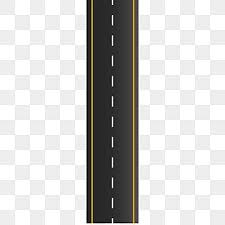
#> input picture Python/road.jpg, 225 x 225 px
$ python Edge_detectionfiltering.py   (older library calls are emulated)
#> lines starting #> are read from the running program, lines starting #| are printed output that depends on the picture
import cv2 # image
import numpy as np # array
import matplotlib.pyplot as plt # visualization

def display_image(title, image):#
    """Utility function to display an image."""
    plt.figure(figsize=(8, 8))
    if len(image.shape) == 2:  # Grayscale image
        plt.imshow(image, cmap='gray')
    else:  # Color image
        plt.imshow(cv2.cvtColor(image, cv2.COLOR_BGR2RGB))
    plt.title(title)
    plt.axis('off')
    plt.show()

def interactive_edge_detection(image_path):
    """Interactive activity for edge detection and filtering."""
#> called with image_path = 'road.jpg'
    image = cv2.imread(image_path)
#> image is the input picture: shape (225, 225, 3); mean B, G, R 200.8, 202.4, 203
    if image is None:
        print("Error: Image not found!")
        return

    # Convert to grayscale
    gray_image = cv2.cvtColor(image, cv2.COLOR_BGR2GRAY)
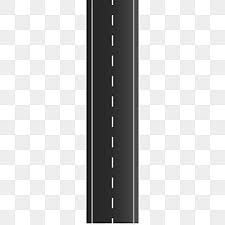
#> gray_image: shape (225, 225); min 0, max 255, mean 202.4
    display_image("Original Grayscale Image", gray_image)

    print("Select an option:")
    print("1. Sobel Edge Detection")
    print("2. Canny Edge Detection")
    print("3. Laplacian Edge Detection")
    print("4. Gaussian Smoothing")
    print("5. Median Filtering")
    print("6. Exit")

    while True:
        choice = input("Enter your choice (1–6): ")

        if choice == "1":
            # Sobel Edge Detection
            sobelX = cv2.Sobel(gray_image, cv2.CV_64F, 1, 0, ksize=3)
            sobelY = cv2.Sobel(gray_image, cv2.CV_64F, 0, 1, ksize=3)
            combined_sobel = cv2.bitwise_or(sobelX.astype(np.uint8), sobelY.astype(np.uint8))
            display_image("Sobel Edge Detection", combined_sobel)

        elif choice == "2":
            # Canny Edge Detection
            print("Adjust thresholds for Canny (default: 100 and 200)")
            lower_thresh = int(input("Enter lower threshold: "))
            upper_thresh = int(input("Enter upper threshold: "))
            edges = cv2.Canny(gray_image, lower_thresh, upper_thresh)
            display_image("Canny Edge Detection", edges)

        elif choice == "3":
            # Laplacian Edge Detection
            laplacian = cv2.Laplacian(gray_image, cv2.CV_64F)
            display_image("Laplacian Edge Detection", np.abs(laplacian).astype(np.uint8))

        elif choice == "4":
            # Gaussian Smoothing Remove noise
            print("Adjust kernel size for Gaussian blur (must be odd, default: 5)")
            kernel_size = int(input("Enter kernel size (odd number): "))
            if kernel_size % 2 == 0:#/ division // floor division whole number % modulus reminder
                print("Kernel size must be odd. Try again.")
                continue
            blurred = cv2.GaussianBlur(image, (kernel_size, kernel_size), 0)
            display_image("Gaussian Smoothed Image", blurred)

        elif choice == "5":
            # Median Filtering
            print("Adjust kernel size for Median filtering (must be odd, default: 5)")
            kernel_size = int(input("Enter kernel size (odd number): "))
            if kernel_size % 2 == 0:
                print("Kernel size must be odd. Try again.")
                continue
            median_filtered = cv2.medianBlur(image, kernel_size)
            display_image("Median Filtered Image", median_filtered)

        elif choice == "6":
            print("Exiting...")
            break

        else:
            print("Invalid choice. Please select a number between 1 and 6.")
#> this loop made 7 passes; the answer given on pass 1: 1
#> pass 1, in interactive_edge_detection, `sobelX = cv2.Sobel(gray_image, cv2.CV_64F, 1, 0, ksize=3)`:
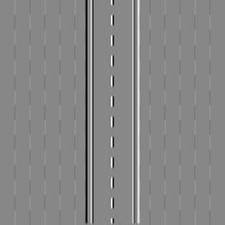
#> sobelX: shape (225, 225) float64; min -1016, max 899, mean 0; drawn with min black and max white
#> pass 1, in interactive_edge_detection, `sobelY = cv2.Sobel(gray_image, cv2.CV_64F, 0, 1, ksize=3)`:
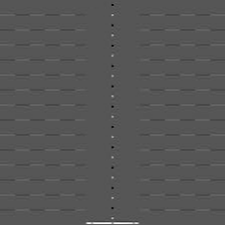
#> sobelY: shape (225, 225) float64; min -520, max 1020, mean 1.4; drawn with min black and max white
#> pass 1, in interactive_edge_detection, `combined_sobel = cv2.bitwise_or(sobelX.astype(np.uint8), sobelY.astype..`:
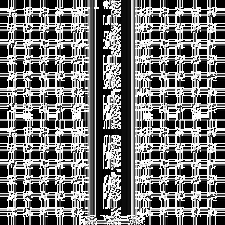
#> combined_sobel: shape (225, 225); min 0, max 255, mean 112.1

#> (the run stopped early here; a loop or call above may not have finished)
